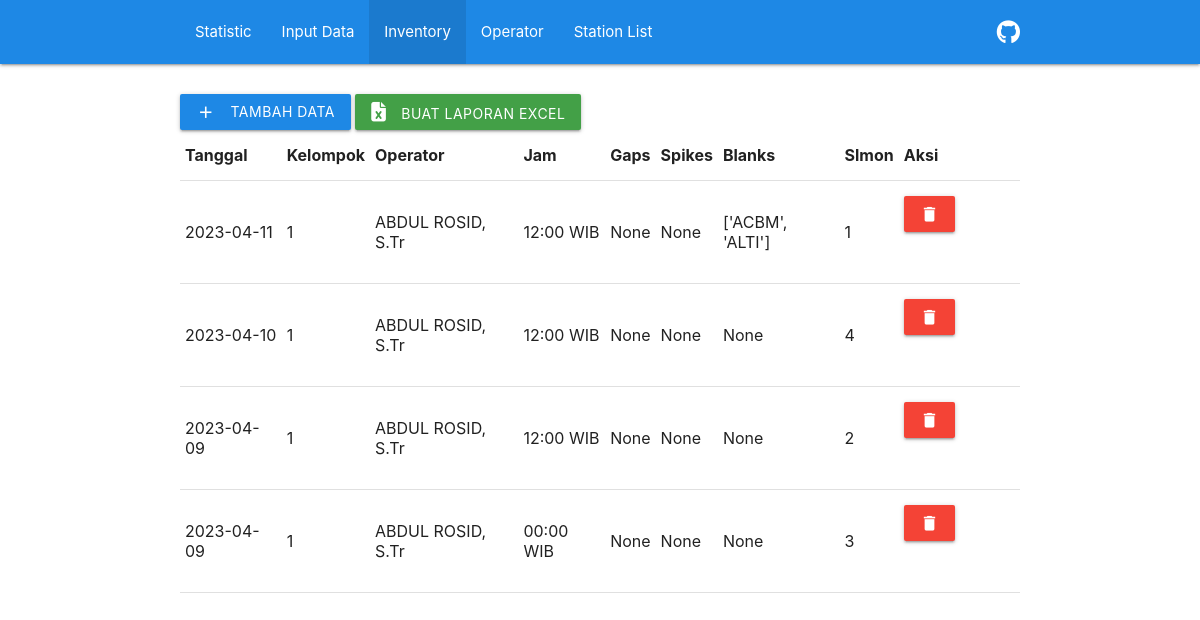
The page /checklist-seiscomp/list_view on the database as committed earlier.
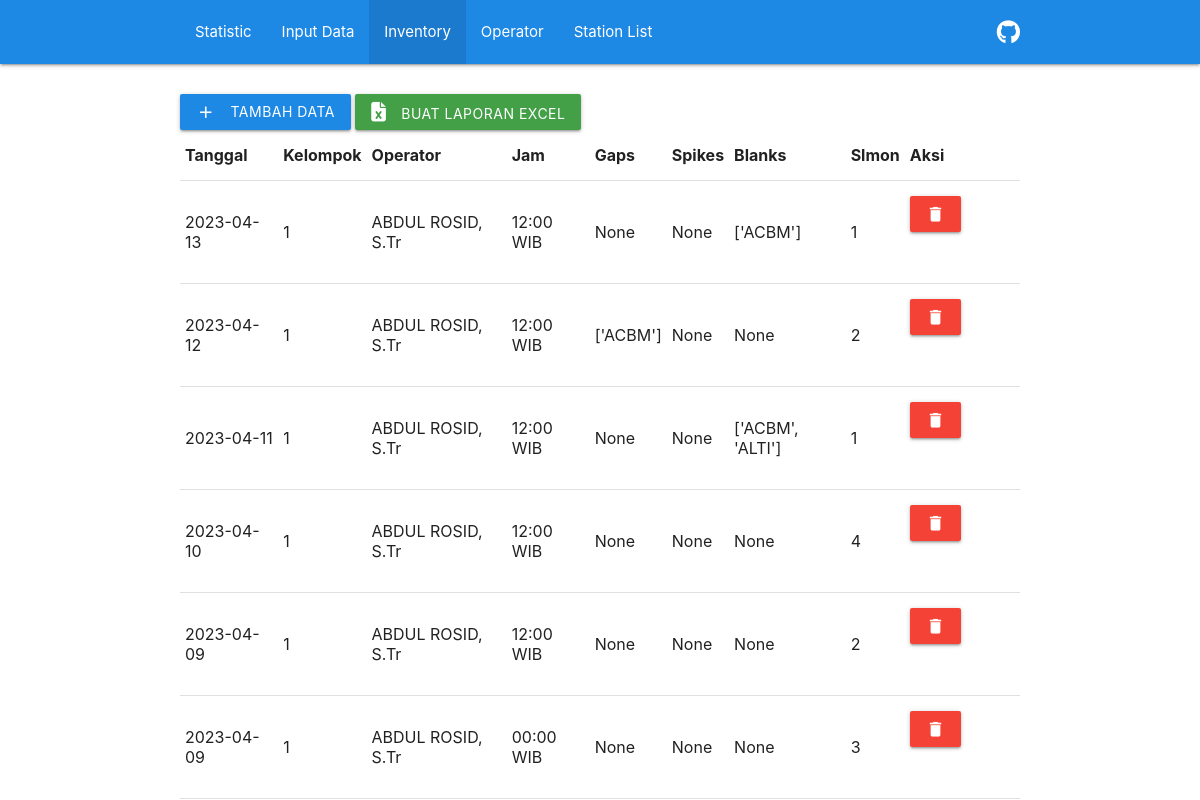
The same page on the database as committed later.
### ChecklistSeiscomp/models.py (models this page shows, shortened)
class ChecklistSeiscompModel(models.Model):
    tanggal = models.DateField()
    jam = models.CharField(max_length=20, choices=WAKTU, default='12:00 WIB')
    kelompok = models.IntegerField(choices=KELOMPOK, default=1)
    operator = models.TextField(null=True,)
    gaps = models.CharField(max_length=500, null=True, blank=True)
    spikes = models.CharField(max_length=500, null=True, blank=True)
    blanks = models.CharField(max_length=500, null=True, blank=True)
    slmon = models.PositiveIntegerField(null=True, blank=True)

### ChecklistSeiscomp/views.py (the view)
# urls.py: path('list_view', views.list_view, name='list_view'),
def list_view(request):
    context = {}
    context["dataset"] = ChecklistSeiscompModel.objects.all().order_by('-tanggal')
    return render(request, "list_view.html", context)

### ChecklistSeiscomp/templates/list_view.html (shortened to what this page needs)
{% extends "base.html" %}
{% load materializecss %}
{% block content %}
<div class="container" style="padding-top: 2rem;">
    <a class="waves-effect waves-light btn blue darken-1" href="{% url 'ChecklistSeiscomp:create_view' %}"><i
            class="material-icons left">add</i>tambah data</a>
    <a class="waves-effect waves-light btn green darken-1" href="/"><i class="fa-solid fa-file-excel" style="padding-right: 1rem;"></i>Buat Laporan
        Excel</a>
    <table>
        <tr>
            <th>Tanggal</th>
            <th>Kelompok</th>
            <th>Operator</th>
            <th>Jam</th>
            <th>Gaps</th>
            <th>Spikes</th>
            <th>Blanks</th>
            <th>Slmon</th>
            <th>Aksi</th>
        </tr>
        {% for data in dataset %}
        <tr>
            <td> {{ data.tanggal|date:'Y-m-d' }} </td>
            <td> {{ data.kelompok }} </td>
            <td> {{ data.operator }} </td>
            <td> {{ data.jam }} </td>
            <td> {{ data.gaps }} </td>
            <td> {{ data.spikes }} </td>
            <td> {{ data.blanks }} </td>
            <td> {{ data.slmon }} </td>
            <td>
                <a id="data_del_btn{{ data.id }}" onmouseup="data_del({{ data.id }})"
                    class="waves-effect waves-light btn red" id="delete-{{ operator.id }}"><i
                        class="material-icons center">delete</i></a>
            </td>
        </tr>
        {% endfor %}
    </table>
</div>
{% endblock content %}

Rows that differ between the two databases and show on the page:
added ChecklistSeiscompModel: tanggal "2023-04-13", kelompok "1", operator "ABDUL ROSID, S.Tr", jam "12:00 WIB", gaps "None", spikes "None", blanks "['ACBM']", slmon "1"
added ChecklistSeiscompModel: tanggal "2023-04-12", kelompok "1", operator "ABDUL ROSID, S.Tr", jam "12:00 WIB", gaps "['ACBM']", spikes "None", blanks "None", slmon "2"
